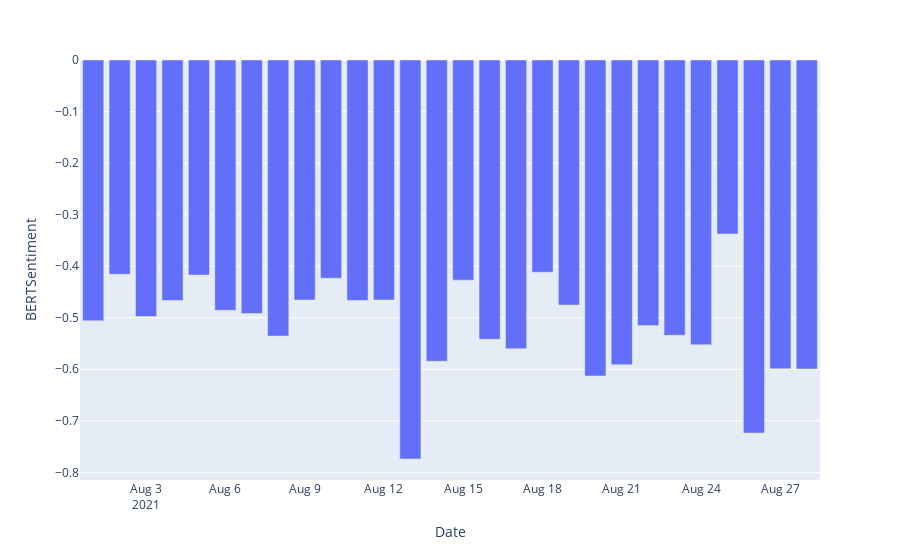
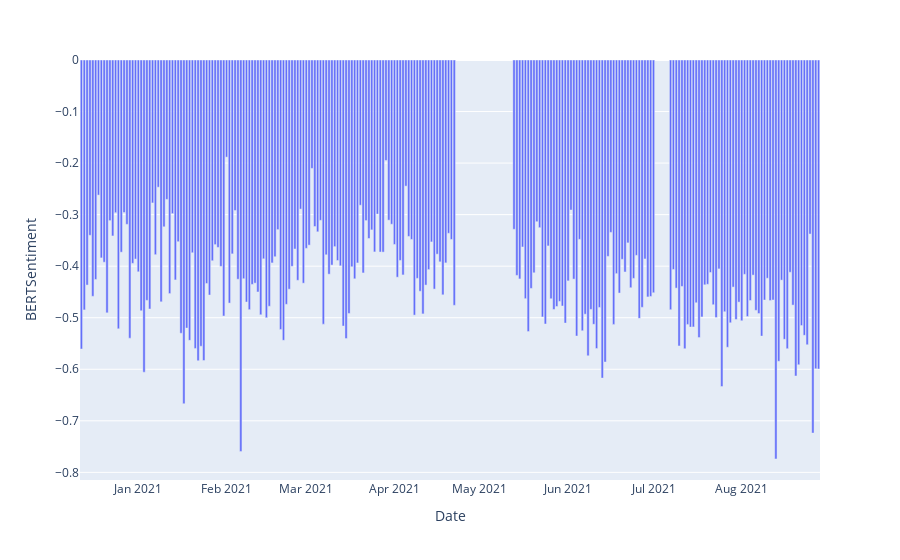

Here is the notebook cell these charts were saved with, in order:
### Code cell


### Figure 1 — Plotly figure (JSON) as saved in the notebook; plotly's stock layout.template omitted (floating-point values rounded to 4 significant figures)
{"data": [{"alignmentgroup": "True", "hovertemplate": "Date=%{x}<br>BERTSentiment=%{y}<extra></extra>", "legendgroup": "", "marker": {"color": "#636efa", "pattern": {"shape": ""}}, "name": "", "offsetgroup": "", "orientation": "v", "showlegend": false, "textposition": "auto", "type": "bar", "x": ["2021-08-01", "2021-08-02", "2021-08-03", "2021-08-04", "2021-08-05", "2021-08-06", "2021-08-07", "2021-08-08", "2021-08-09", "2021-08-10", "2021-08-11", "2021-08-12", "2021-08-13", "2021-08-14", "2021-08-15", "2021-08-16", "2021-08-17", "2021-08-18", "2021-08-19", "2021-08-20", "2021-08-21", "2021-08-22", "2021-08-23", "2021-08-24", "2021-08-25", "2021-08-26", "2021-08-27", "2021-08-28"], "xaxis": "x", "y": [-0.5059, -0.4158, -0.4976, -0.4666, -0.4173, -0.4857, -0.4919, -0.5357, -0.4656, -0.4234, -0.4667, -0.4657, -0.7741, -0.5845, -0.4271, -0.5419, -0.56, -0.4118, -0.4755, -0.6131, -0.5913, -0.5153, -0.5341, -0.5524, -0.3377, -0.7238, -0.5991, -0.5995], "yaxis": "y"}], "layout": {"autosize": true, "barmode": "relative", "legend": {"tracegroupgap": 0}, "margin": {"t": 60}, "xaxis": {"anchor": "y", "autorange": true, "domain": [0, 1], "range": ["2021-07-31 12:00", "2021-08-28 12:00"], "title": {"text": "Date"}, "type": "date"}, "yaxis": {"anchor": "x", "autorange": true, "domain": [0, 1], "range": [-0.8148, 0], "title": {"text": "BERTSentiment"}, "type": "linear"}}}

### Figure 2 — Plotly figure (JSON) as saved in the notebook; plotly's stock layout.template omitted (floating-point values rounded to 4 significant figures; data arrays with more than 128 entries replaced by an {"elided": "..."} marker saying what was removed)
{"data": [{"alignmentgroup": "True", "hovertemplate": "Date=%{x}<br>BERTSentiment=%{y}<extra></extra>", "legendgroup": "", "marker": {"color": "#636efa", "pattern": {"shape": ""}}, "name": "", "offsetgroup": "", "orientation": "v", "showlegend": false, "textposition": "auto", "type": "bar", "x": {"elided": "235 str values"}, "xaxis": "x", "y": {"elided": "235 float values"}, "yaxis": "y"}], "layout": {"autosize": true, "barmode": "relative", "legend": {"tracegroupgap": 0}, "margin": {"t": 60}, "xaxis": {"anchor": "y", "autorange": true, "domain": [0, 1], "range": ["2020-12-11 12:00", "2021-08-28 12:00"], "title": {"text": "Date"}, "type": "date"}, "yaxis": {"anchor": "x", "autorange": true, "domain": [0, 1], "range": [-0.8148, 0], "title": {"text": "BERTSentiment"}, "type": "linear"}}}
